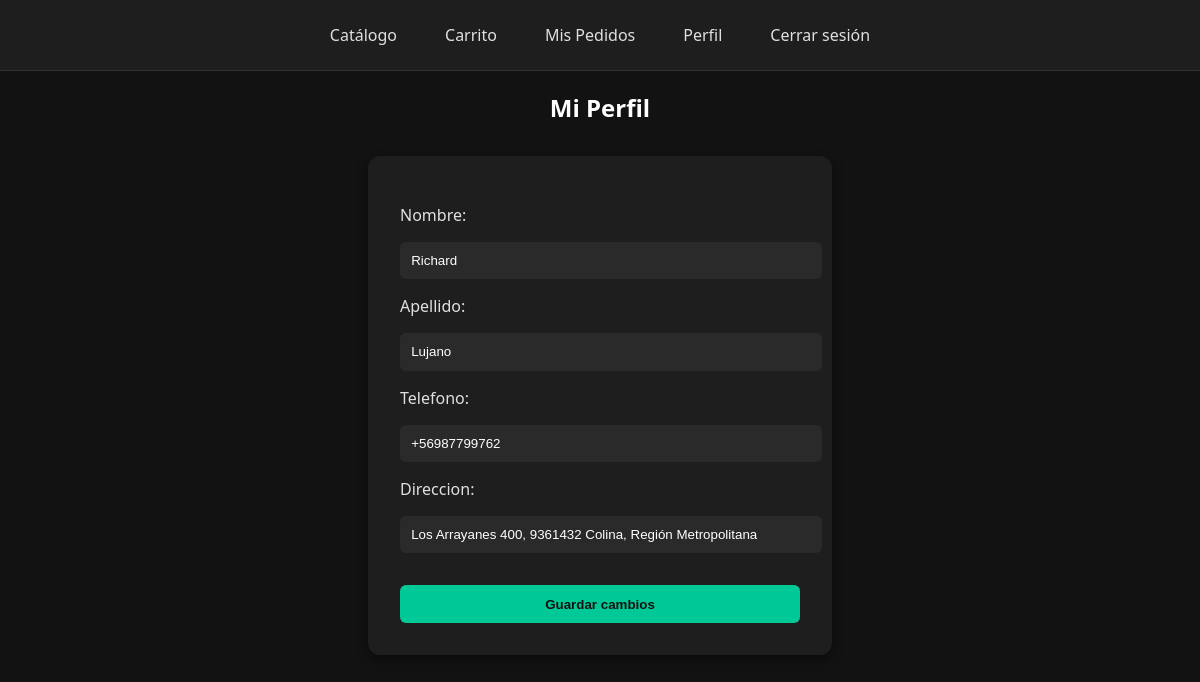
The app's page /perfil/ (signed in) with its own data.
### core/models.py (models this page shows, shortened)
class Cliente(models.Model):
    user = models.OneToOneField(User, on_delete=models.CASCADE)
    direccion = models.CharField(max_length=200, blank=True, null=True)
    telefono = models.CharField(max_length=20, blank=True, null=True)
    nombre = models.CharField(max_length=50)
    apellido = models.CharField(max_length=50)

### core/views.py (the view)
# urls.py: path('perfil/', views.ver_perfil, name='ver_perfil'),
@login_required
def ver_perfil(request):
    cliente = request.user.cliente
    if request.method == "POST":
        form = PerfilForm(request.POST, instance=cliente)
        if form.is_valid():
            form.save()
            messages.success(request, "Perfil actualizado correctamente ✅")
            return redirect('ver_perfil')
    else:
        form = PerfilForm(instance=cliente)
    return render(request, 'core/perfil.html', {'form': form})

### core/forms.py
class PerfilForm(forms.ModelForm):
    class Meta:
        model = Cliente
        fields = ['nombre', 'apellido', 'telefono', 'direccion']  # ajusta según tus campos

### core/templates/core/perfil.html (shortened to what this page needs)
{% extends "core/base.html" %}
{% block content %}
<h2>Mi Perfil</h2>
<form method="post">
    {{ form.as_p }}
    <button type="submit">Guardar cambios</button>
</form>
{% endblock %}

### core/static/core/style.css (style rules this page uses)
body { background-color: #121212; color: #e0e0e0; font-family: 'Segoe UI', Tahoma, Geneva, Verdana, sans-serif; margin: 0; padding: 0; }
h1, h2 { color: #ffffff; text-align: center; }
form { max-width: 400px; margin: 2rem auto; padding: 2rem; background-color: #1e1e1e; border-radius: 12px; box-shadow: 0px 4px 12px rgba(0,0,0,0.4); }
form input, form button { width: 100%; padding: 0.7rem; margin-top: 1rem; border: none; border-radius: 6px; }
form input { background: #2a2a2a; color: #fff; }
form button { background: #00c896; color: #121212; font-weight: bold; cursor: pointer; transition: background 0.3s; }

### records on screen
Cliente: nombre "Richard", apellido "Lujano", telefono "+56987799762", direccion "Los Arrayanes 400, 9361432 Colina, Región Metropolitana"
